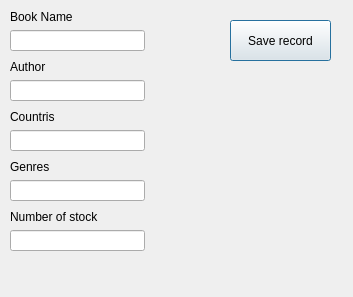
<?xml version="1.0" encoding="UTF-8"?>
<ui version="4.0">
 <class>BooksInfo</class>
 <widget class="QDialog" name="BooksInfo">
  <property name="geometry">
   <rect>
    <x>0</x>
    <y>0</y>
    <width>353</width>
    <height>297</height>
   </rect>
  </property>
  <property name="windowTitle">
   <string>Dialog</string>
  </property>
  <widget class="QPushButton" name="SaverecordBooks">
   <property name="geometry">
    <rect>
     <x>230</x>
     <y>20</y>
     <width>101</width>
     <height>41</height>
    </rect>
   </property>
   <property name="text">
    <string>Save record</string>
   </property>
  </widget>
  <widget class="QWidget" name="">
   <property name="geometry">
    <rect>
     <x>10</x>
     <y>10</y>
     <width>135</width>
     <height>41</height>
    </rect>
   </property>
   <layout class="QVBoxLayout" name="verticalLayout">
    <item>
     <widget class="QLabel" name="label">
      <property name="text">
       <string>Book Name</string>
      </property>
     </widget>
    </item>
    <item>
     <widget class="QLineEdit" name="bookname_line"/>
    </item>
   </layout>
  </widget>
  <widget class="QWidget" name="">
   <property name="geometry">
    <rect>
     <x>10</x>
     <y>60</y>
     <width>135</width>
     <height>41</height>
    </rect>
   </property>
   <layout class="QVBoxLayout" name="verticalLayout_2">
    <item>
     <widget class="QLabel" name="label_2">
      <property name="text">
       <string>Author</string>
      </property>
     </widget>
    </item>
    <item>
     <widget class="QLineEdit" name="Author_line"/>
    </item>
   </layout>
  </widget>
  <widget class="QWidget" name="">
   <property name="geometry">
    <rect>
     <x>10</x>
     <y>110</y>
     <width>135</width>
     <height>41</height>
    </rect>
   </property>
   <layout class="QVBoxLayout" name="verticalLayout_3">
    <item>
     <widget class="QLabel" name="label_3">
      <property name="text">
       <string>Countris</string>
      </property>
     </widget>
    </item>
    <item>
     <widget class="QLineEdit" name="Countris_line"/>
    </item>
   </layout>
  </widget>
  <widget class="QWidget" name="">
   <property name="geometry">
    <rect>
     <x>10</x>
     <y>160</y>
     <width>135</width>
     <height>41</height>
    </rect>
   </property>
   <layout class="QVBoxLayout" name="verticalLayout_4">
    <item>
     <widget class="QLabel" name="label_4">
      <property name="text">
       <string>Genres</string>
      </property>
     </widget>
    </item>
    <item>
     <widget class="QLineEdit" name="Genres_line"/>
    </item>
   </layout>
  </widget>
  <widget class="QWidget" name="">
   <property name="geometry">
    <rect>
     <x>10</x>
     <y>210</y>
     <width>135</width>
     <height>41</height>
    </rect>
   </property>
   <layout class="QVBoxLayout" name="verticalLayout_5">
    <item>
     <widget class="QLabel" name="label_5">
      <property name="text">
       <string>Number of stock</string>
      </property>
     </widget>
    </item>
    <item>
     <widget class="QLineEdit" name="Number_of_stock_line"/>
    </item>
   </layout>
  </widget>
 </widget>
 <resources/>
 <connections/>
</ui>
